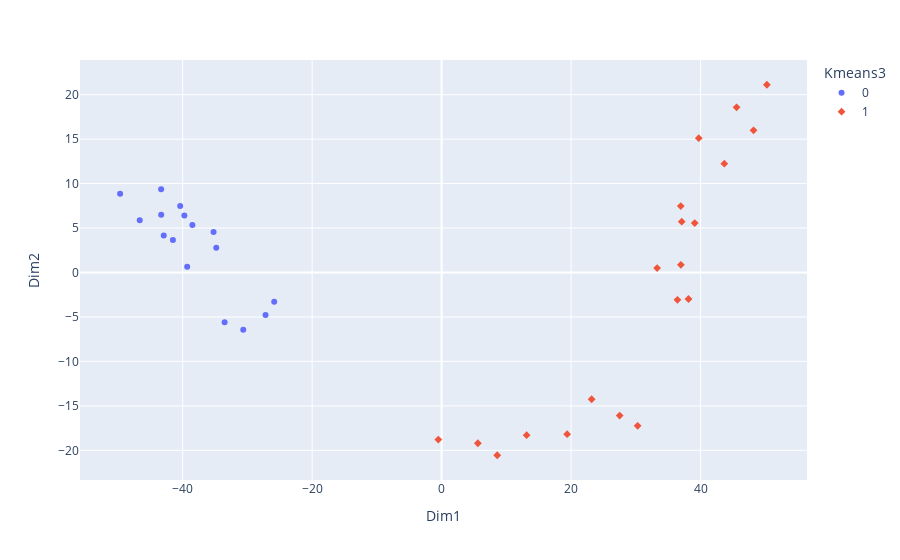

Notebook cell for this chart:
### Code cell
# Représentation dans le premier plan de l’ACP :
pca_df = pd.DataFrame({
    "Dim1" : acp[:,0], 
    "Dim2" : acp[:,1],
    "Kmeans3" : pd.Categorical(kmeans.labels_)
})
fig = px.scatter(pca_df,x="Dim1", y="Dim2", color="Kmeans3", symbol="Kmeans3")
fig.show()

### Figure 1 — Plotly figure (JSON) as saved in the notebook; plotly's stock layout.template omitted (floating-point values rounded to 4 significant figures)
{"data": [{"hovertemplate": "Kmeans3=0<br>Dim1=%{x}<br>Dim2=%{y}<extra></extra>", "legendgroup": "0", "marker": {"color": "#636efa", "symbol": "circle"}, "mode": "markers", "name": "0", "orientation": "v", "showlegend": true, "type": "scatter", "x": [-42.92, -39.29, -38.49, -35.22, -40.38, -43.32, -33.52, -30.63, -39.73, -41.5, -34.8, -43.31, -46.62, -49.66, -27.19, -25.85], "xaxis": "x", "y": [4.164, 0.6399, 5.336, 4.543, 7.481, 9.363, -5.595, -6.446, 6.422, 3.658, 2.787, 6.499, 5.886, 8.861, -4.771, -3.278], "yaxis": "y"}, {"hovertemplate": "Kmeans3=1<br>Dim1=%{x}<br>Dim2=%{y}<extra></extra>", "legendgroup": "1", "marker": {"color": "#EF553B", "symbol": "diamond"}, "mode": "markers", "name": "1", "orientation": "v", "showlegend": true, "type": "scatter", "x": [-0.5086, 30.28, 36.43, 37.09, 48.18, 5.601, 23.17, 38.13, 39.09, 39.72, 8.591, 19.39, 33.28, 36.94, 45.56, 13.13, 27.5, 36.96, 43.67, 50.24], "xaxis": "x", "y": [-18.79, -17.24, -3.068, 5.713, 15.99, -19.2, -14.26, -2.982, 5.555, 15.11, -20.55, -18.19, 0.4975, 7.466, 18.57, -18.29, -16.09, 0.8579, 12.24, 21.11], "yaxis": "y"}], "layout": {"legend": {"title": {"text": "Kmeans3"}, "tracegroupgap": 0}, "margin": {"t": 60}, "xaxis": {"anchor": "y", "domain": [0, 1], "title": {"text": "Dim1"}}, "yaxis": {"anchor": "x", "domain": [0, 1], "title": {"text": "Dim2"}}}}
